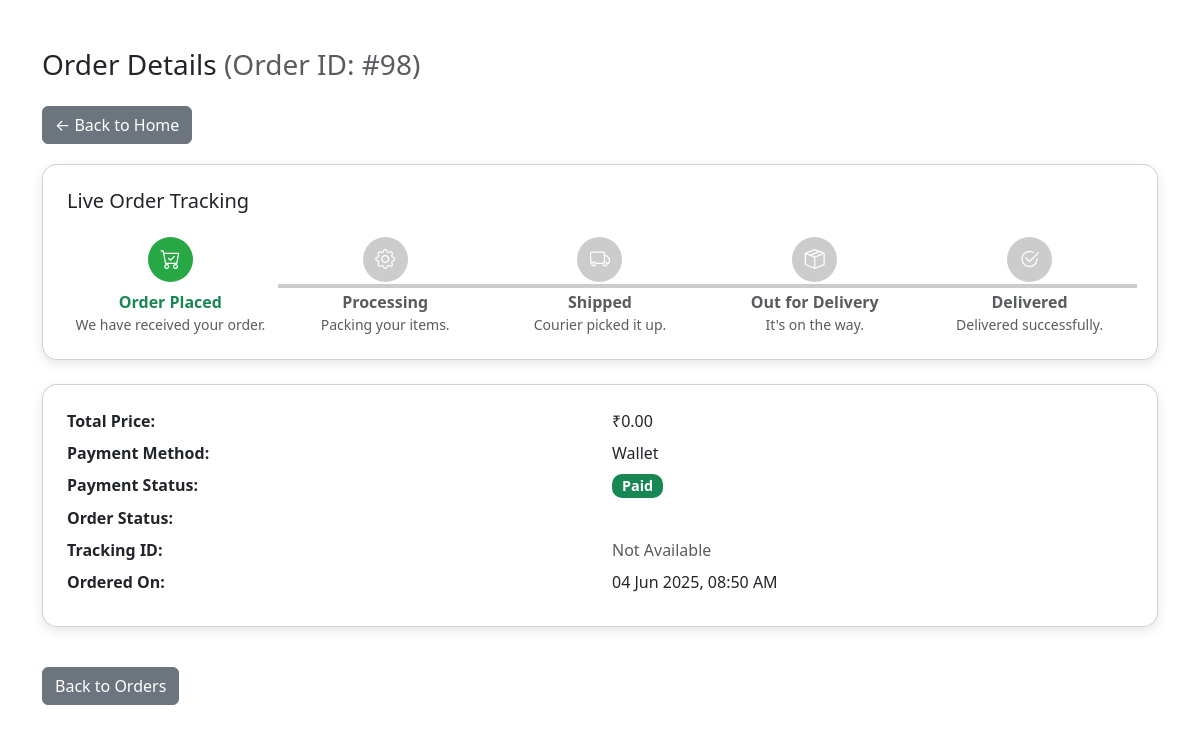
Page /order_details.php?order_id=98 (signed in) on the committed database.
### tables this page shows
CREATE TABLE `my_orders` (
  `id` int(11) NOT NULL,
  `order_id` varchar(100) NOT NULL,
  `user_id` int(11) NOT NULL,
  `product_id` int(11) NOT NULL,
  `quantity` int(11) NOT NULL DEFAULT 1,
  `total_price` decimal(10,2) NOT NULL,
  `payment_status` enum('pending','paid','failed','refunded') DEFAULT 'pending',
  `order_status` enum('pending','processing','shipped','delivered','canceled','refund_requested') NOT NULL,
  `tracking_id` varchar(100) DEFAULT NULL,
  `created_at` timestamp NOT NULL DEFAULT current_timestamp(),
  `updated_at` timestamp NOT NULL DEFAULT current_timestamp() ON UPDATE current_timestamp(),
  `status` enum('active','inactive') DEFAULT 'active',
  `transaction_id` varchar(255) NOT NULL,
  `payment_method` varchar(50) NOT NULL DEFAULT 'UPI',
  `coupon_code` varchar(50) DEFAULT NULL,
  `discount_amount` decimal(10,2) DEFAULT 0.00,
  `address` varchar(255) DEFAULT NULL,
  `phone` varchar(20) DEFAULT NULL,
  `refund_status` varchar(20) DEFAULT 'none',
  `address_id` int(11) DEFAULT NULL,
  `total_amount` decimal(10,2) NOT NULL,
  `order_date` datetime DEFAULT current_timestamp(),
  `product_name` varchar(255) DEFAULT NULL,
  `delivery_lat` varchar(50) DEFAULT NULL,
  `delivery_lng` varchar(50) DEFAULT NULL,
  `latitude` varchar(20) DEFAULT NULL,
  `longitude` varchar(20) DEFAULT NULL,
  `wallet_deduction` decimal(10,2) DEFAULT 0.00
);

### order_details.php (the view, shortened to what this page needs)
<?php
include 'db.php';
$order_id = intval($_GET['order_id']);
$user_id = $_SESSION['user_id'];
$stmt = $conn->prepare("SELECT * FROM my_orders WHERE id = ? AND user_id = ?");
$stmt->bind_param("ii", $order_id, $user_id);
$stmt->execute();
$result = $stmt->get_result();
$order = $result->fetch_assoc();
$status = strtolower($order['order_status']);
$cancelled = ($status === 'cancelled');
$steps = ['pending' => 0, 'processing' => 1, 'shipped' => 2, 'out for delivery' => 3, 'delivered' => 4];
$current_step = isset($steps[$status]) ? $steps[$status] : 0;
$payment_method = strtolower($order['payment_method']);
$payment_status = strtolower($order['payment_status']);
$final_payment_status = ($payment_method === 'upi' || $payment_status === 'paid') ? 'Paid' : ucfirst($order['payment_status']);
?>
<!DOCTYPE html>
<html lang="en">
<head>
    <link href="https://cdn.jsdelivr.net/npm/bootstrap@5.3.0/dist/css/bootstrap.min.css" rel="stylesheet" />
    <link href="https://cdn.jsdelivr.net/npm/bootstrap-icons@1.10.5/font/bootstrap-icons.css" rel="stylesheet" />
</head>
<body>
<div class="container mt-5">
    <h3 class="mb-4">
        Order Details <span class="text-muted">(Order ID: #<?= htmlspecialchars($order['id']); ?>)</span>
    </h3>
    <a href="home.php" class="btn btn-secondary btn-back">&larr; Back to Home</a>
    <div class="card p-4 mb-4">
        <h5 class="mb-4">Live Order Tracking</h5>
        <div class="row text-center justify-content-between px-2">
            <?php
            $active_color = '#28a745';
            $inactive_color = '#ccc';
            if ($cancelled) {
                $labels = ['Order Placed', 'Cancelled'];
                $icons = ['bi-cart-check', 'bi-x-circle'];
                $subtexts = ['We received your order.', 'Your order has been cancelled.'];
                $cancel_step = 1;
                foreach ($labels as $i => $label):
            ?>
            <div class="col d-flex flex-column align-items-center position-relative">
                <?php if ($i !== 0): ?>
                    <div class="position-absolute top-50 start-0 translate-middle-y w-100" style="height: 4px; z-index: 0;">
                        <div style="height: 100%; width: 100%; background-color: <?= $i <= $cancel_step ? $active_color : $inactive_color ?>;"></div>
                    </div>
                <?php endif; ?>
                <div class="rounded-circle d-flex justify-content-center align-items-center mb-2" style="z-index: 1; width: 45px; height: 45px; font-size: 20px; background-color: <?= $i <= $cancel_step ? $active_color : $inactive_color ?>; color: white;">
                    <i class="bi <?= $icons[$i] ?>"></i>
                </div>
                <div class="fw-semibold <?= $i <= $cancel_step ? 'text-success' : 'text-muted' ?>"><?= htmlspecialchars($label) ?></div>
                <small class="text-muted"><?= htmlspecialchars($subtexts[$i]) ?></small>
            </div>
            <?php endforeach;
            } else {
                $labels = ['Order Placed', 'Processing', 'Shipped', 'Out for Delivery', 'Delivered'];
                $subtexts = ['We have received your order.', 'Packing your items.', 'Courier picked it up.', 'It\'s on the way.', 'Delivered successfully.'];
                $icons = ['bi-cart-check', 'bi-gear', 'bi-truck', 'bi-box-seam', 'bi-check2-circle'];
                foreach ($labels as $i => $label):
            ?>
            <div class="col d-flex flex-column align-items-center position-relative">
                <?php if ($i !== 0): ?>
                    <div class="position-absolute top-50 start-0 translate-middle-y w-100" style="height: 4px; z-index: 0;">
                        <div style="height: 100%; width: 100%; background-color: <?= $i <= $current_step ? $active_color : $inactive_color ?>;"></div>
                    </div>
                <?php endif; ?>
                <div class="rounded-circle d-flex justify-content-center align-items-center mb-2" style="z-index: 1; width: 45px; height: 45px; font-size: 20px; background-color: <?= $i <= $current_step ? $active_color : $inactive_color ?>; color: white;">
                    <i class="bi <?= $icons[$i] ?>"></i>
                </div>
                <div class="fw-semibold <?= $i <= $current_step ? 'text-success' : 'text-muted' ?>"><?= htmlspecialchars($label) ?></div>
                <small class="text-muted"><?= htmlspecialchars($subtexts[$i]) ?></small>
            </div>
            <?php endforeach;
            }
            ?>
        </div>
    </div>
    <div class="card p-4 mb-4">
        <div class="row mb-2"><div class="col-md-6"><strong>Total Price:</strong></div><div class="col-md-6">₹<?= number_format($order['total_price'], 2); ?></div></div>
        <div class="row mb-2"><div class="col-md-6"><strong>Payment Method:</strong></div><div class="col-md-6"><?= htmlspecialchars(ucfirst($order['payment_method'])); ?></div></div>
        <div class="row mb-2"><div class="col-md-6"><strong>Payment Status:</strong></div>
            <div class="col-md-6">
                <span class="badge <?= $final_payment_status === 'Paid' ? 'bg-success' : 'bg-warning text-dark' ?> badge-status">
                    <?= htmlspecialchars($final_payment_status); ?>
                </span>
            </div>
        </div>
        <div class="row mb-2"><div class="col-md-6"><strong>Order Status:</strong></div>
            <div class="col-md-6">
            </div>
        </div>
        <div class="row mb-2"><div class="col-md-6"><strong>Tracking ID:</strong></div><div class="col-md-6"><?= !empty($order['tracking_id']) ? htmlspecialchars($order['tracking_id']) : '<span class="text-muted">Not Available</span>'; ?></div></div>
        <div class="row mb-2"><div class="col-md-6"><strong>Ordered On:</strong></div><div class="col-md-6"><?= date('d M Y, h:i A', strtotime($order['created_at'])); ?></div></div>
    </div>
    <a href="my_orders.php" class="btn btn-secondary mt-3">Back to Orders</a>
</div>
</body>
</html>

### order_details.php (style rules this page uses)
.card { border-radius: 15px; box-shadow: 0 4px 12px rgba(0,0,0,0.1); }
.badge-status { font-size: 0.9rem; padding: 5px 10px; border-radius: 10px; }
.btn-back { margin-bottom: 20px; }

### rows in the picture
my_orders: id "98", total_price "0.00", payment_method "Wallet", final_payment_status "Paid", created_at "04 Jun 2025, 08:50 AM"

### other values in the picture
$label "Order Placed"
$subtexts[$i] "We have received your order."
$label "Processing"
$subtexts[$i] "Packing your items."
$label "Shipped"
$subtexts[$i] "Courier picked it up."
$label "Out for Delivery"
$subtexts[$i] "It's on the way."
$label "Delivered"
$subtexts[$i] "Delivered successfully."
